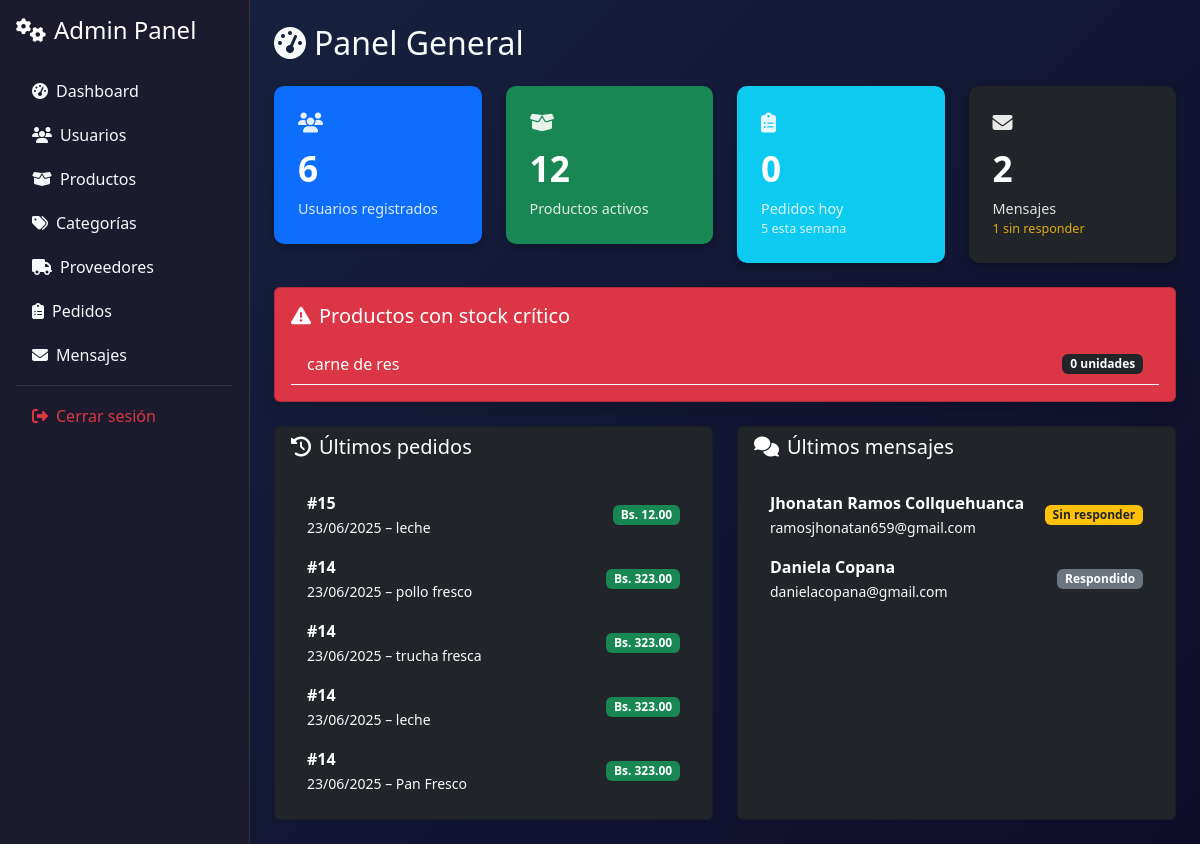
/admin/dashboard/ (signed in), run on an earlier commit of the app's database.
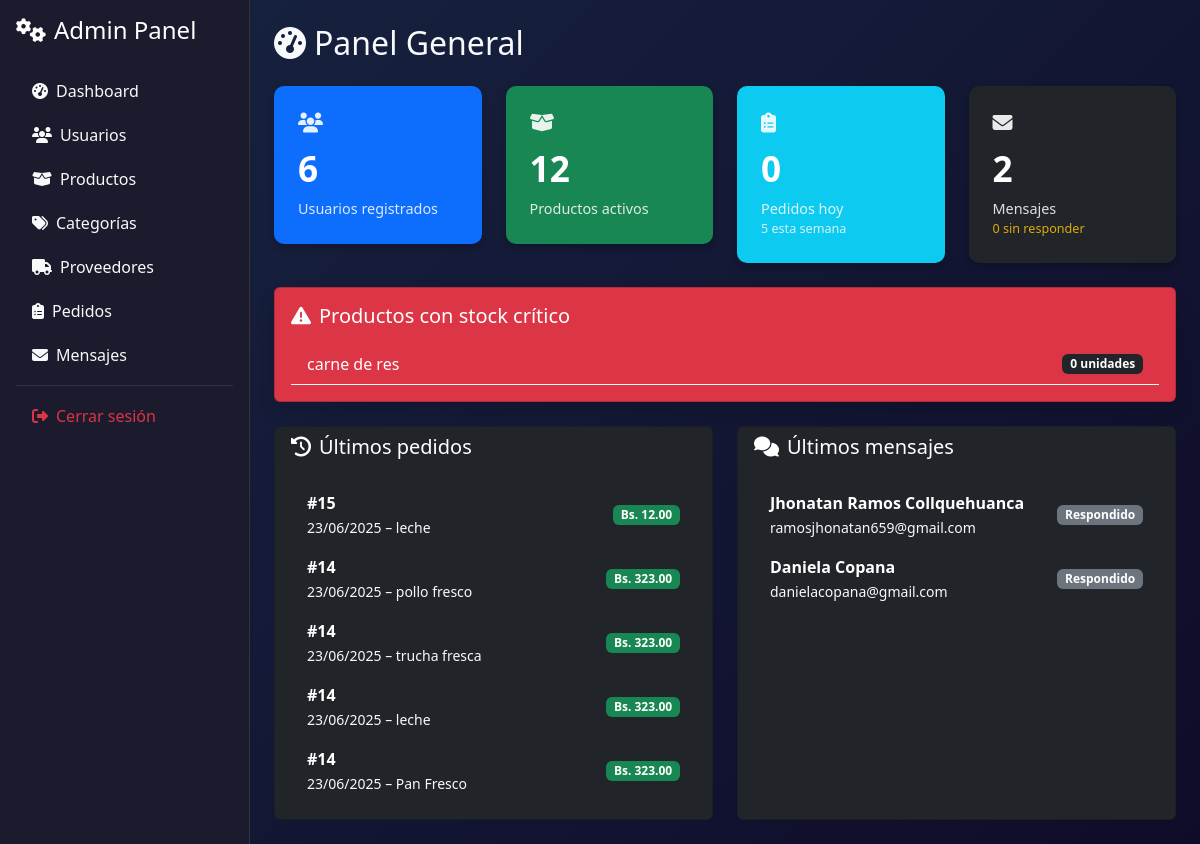
And on a later commit of the database.
### models/mensaje_contacto.py (models this page shows, shortened)
class MensajeContacto(db.Model):
    __tablename__ = 'mensajes_contacto'
    id = db.Column(db.Integer, primary_key=True)
    nombre = db.Column(db.String(100), nullable=False)
    email = db.Column(db.String(100), nullable=False)
    telefono = db.Column(db.String(20))
    mensaje = db.Column(db.Text, nullable=False)
    fecha = db.Column(db.DateTime, default=datetime.utcnow)
    respondido = db.Column(db.Boolean, default=False)

### controllers/admin_controller.py (the view)
@admin_bp.route('/dashboard')
def dashboard():
    if session.get('rol') != 'admin':
        flash('Acceso denegado: solo para administradores.', 'danger')
        return redirect(url_for('usuario.login'))
    return render_template('admin/dashboard.html')

### app.py (called while the page is built)
@app.context_processor
def inject_active_path():
    def is_active(path):
        return 'active' if request.path == path else ''
    return dict(is_active=is_active)

@app.context_processor
def cantidad_carrito():
    def contar_productos():
        if session.get('rol') == 'cliente' and session.get('id'):
            items = Carrito.query.filter_by(usuario_id=session['id']).all()
            return len(items)
        return 0
    return dict(cantidad_en_carrito=contar_productos())

### templates/admin/dashboard.html (shortened to what the changed rows need)
{% extends 'base_admin.html' %}
{% block content %}
<div class="dashboard-container">
  <div class="dashboard-header mb-4">
    <h2><i class="fas fa-tachometer-alt me-2"></i>Panel General</h2>
  </div>
  <div class="row g-4 mb-4">
    <div class="col-md-3">
      <div class="stat-card bg-dark text-white p-4 animate__animated animate__fadeInUp" data-aos-delay="300">
        <div class="card-label">Mensajes <small class="d-block text-warning">{{ mensajes_pendientes }} sin responder</small></div>
      </div>
    </div>
  </div>
  <div class="row g-4">
    <div class="col-md-6">
      <div class="card bg-dark text-white h-100">
        <div class="card-body">
          <ul class="list-group list-group-flush">
            {% for m in ultimos_mensajes %}
            <li class="list-group-item bg-transparent border-0 d-flex justify-content-between align-items-center text-white">
              <div>
                <strong>{{ m.nombre }}</strong><br>
                <small class="text-light">{{ m.email }}</small>
              </div>
              {% if m.respondido %}
              <span class="badge bg-secondary">Respondido</span>
              {% else %}
              <span class="badge bg-warning text-dark">Sin responder</span>
              {% endif %}
            </li>
            {% else %}
            <li class="list-group-item text-center text-muted bg-transparent">No hay mensajes recientes.</li>
            {% endfor %}
          </ul>
        </div>
      </div>
    </div>
  </div>
</div>
{% endblock %}

What changed in the data, as far as the page shows it:
changed MensajeContacto "Jhonatan Ramos Collquehuanca": respondido "Sin responder" → "Respondido"
Also different on the page:
{{ mensajes_pendientes }}: "1" → "0"
